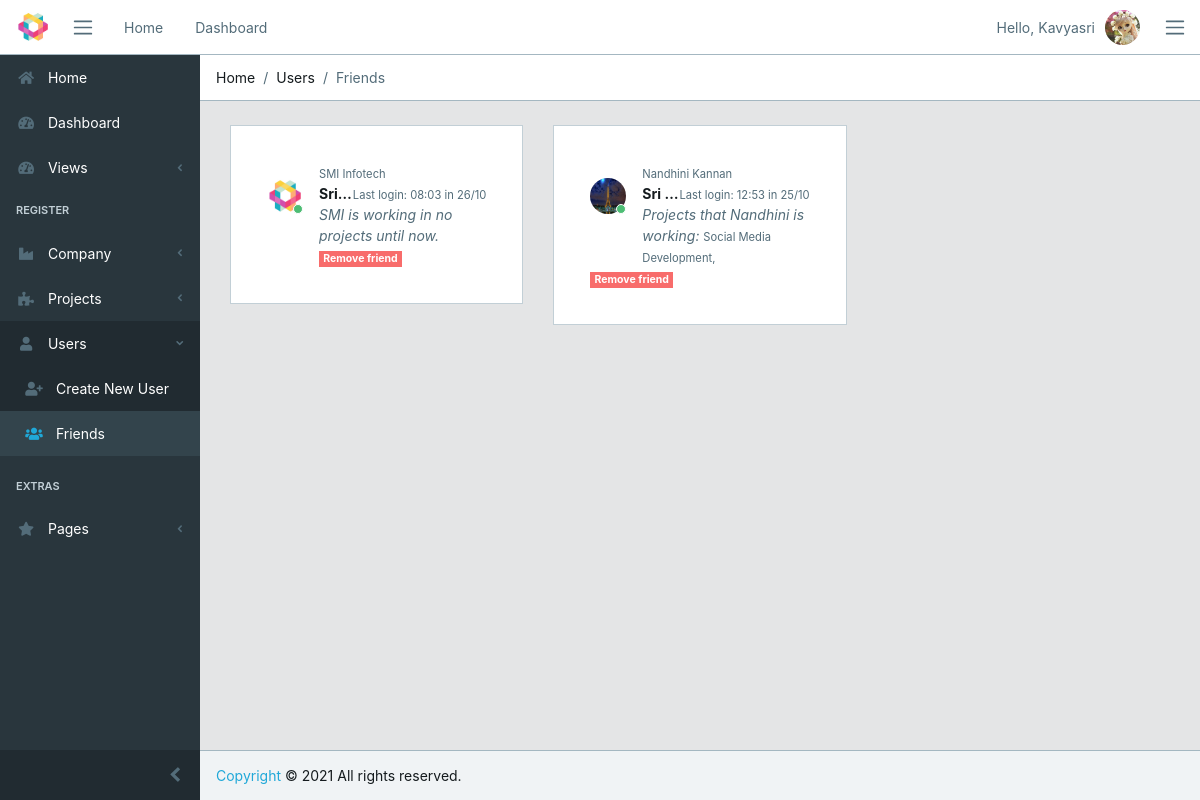
Page /register/users/friends/ (signed in) on the committed database.
### register/models.py (models this page shows, shortened)
class UserProfile(models.Model):
    user     = models.ForeignKey(User, on_delete=models.CASCADE)
    company  = models.ForeignKey(Company, on_delete=models.CASCADE)
    project  = models.ManyToManyField(Project, blank=True)
    friends  = models.ManyToManyField('self', blank=True)
    img      = models.ImageField(upload_to='core/avatar', blank=True, default='core/avatar/blank_profile.png')

class Company(models.Model):
    social_name = models.CharField(max_length=80)
    name        = models.CharField(max_length=80)
    email       = models.EmailField()
    city        = models.CharField(max_length=50)
    found_date  = models.DateField()
    class Meta:
        verbose_name_plural = 'Companies'
        ordering = ('name',)
    def __str__(self):
        return (self.name)

### projects/models.py (models this page shows, shortened)
class Project(models.Model):
    name         = models.CharField(max_length=80)
    slug         = models.SlugField('shortcut', blank=True)
    assign       = models.ManyToManyField(User)
    efforts      = models.DurationField()
    status       = models.CharField(max_length=7, choices=status, default=1)
    dead_line    = models.DateField()
    company      = models.ForeignKey('register.Company', on_delete=models.CASCADE)
    complete_per = models.FloatField(max_length=2, validators = [MinValueValidator(0), MaxValueValidator(100)])
    description  = models.TextField(blank=True)
    add_date = models.DateField(auto_now_add=True)
    upd_date = models.DateField(auto_now_add=False, auto_now=True)
    class Meta:
        ordering = ['name']

### register/views.py (the view)
# urls.py: path('users/friends/', views.friends, name='friends'),
def friends(request):
    if request.user.is_authenticated:
        user = get_active_profile(request)
        friends = user.friends.all()
        context = {
            'friends' : friends,
        }
    else:
        users_prof = UserProfile.objects.all()
        context= {
            'users_prof' : users_prof,
        }
    return render(request, 'register/friends.html', context)

### register/views.py (called while the page is built)
def get_active_profile(request):
    user_id = request.user.userprofile_set.values_list()[0][0]
    return UserProfile.objects.get(id=user_id)

### register/templates/register/friends.html (shortened to what this page needs)
{% extends 'core/base.html' %}
{% load staticfiles %}
{% block breadcrumb %}
        <li class="breadcrumb-item">Home</li>
        <li class="breadcrumb-item">Users</li>
        <li class="breadcrumb-item active">Friends</li>
{% endblock breadcrumb%}
{% block content %}
<div class="container-fluid">
        <div class="row">
                {% if friends %}
                {% for friend in friends %}
                <div class="col-sm-6 col-md-4">
                    <div class="card">
                        <div class="card-body">
                            <div class="tab-pane p-3 active show">
                              <div class="message">
                                <div class="py-3 pb-5 mr-3 float-left">
                                  <div class="avatar">
                                    <img src="{{ friend.img.url }}" class="img-avatar" alt="{{ friend.user.get_full_name }}">
                                    <span class="avatar-status badge-success"></span>
                                  </div>
                                </div>
                                <div>
                                    <a href="{% url 'register:user' profile_id=friend.id %}"><small class="text-muted">{{ friend.user.get_full_name }}</small></a>
                                    {% if friend.user.last_login %}
                                  <small class="text-muted float-right mt-1">Last login: {{ friend.user.last_login|date:"H:i" }} in {{ friend.user.last_login|date:"d/m" }}</small>
                                    {% endif %}
                                </div>
                                <div class="text-truncate font-weight-bold">{{ friend.company }}</div>
                                {% if friend.user.project_set.all %}
                                <em class="text-muted">Projects that {{ friend.user.first_name }} is working:</em>
                                <small class="text-muted">
                                    {% for project in friend.user.project_set.all %}
                                    {{ project.name }},
                                    {% endfor %}
                                </small>
                                {% else %}
                                <em class="text-muted">{{ friend.user.first_name }} is working in no projects until now.</em>
                                {% endif %}
                                <div>
                                    <a href="{% url 'register:remove-friend' profile_id=friend.id %}" class="badge badge-danger text-white">Remove friend</a>
                                </div>
                              </div>
                            </div>
                        </div>
                    </div>
                </div>
                {% endfor %}
                {% else %}
                {% if user.is_authenticated %}
                    <h3 class="m-5">You have no friends :(</h3>
                {% else %}
                    <a href="{% url 'core:login' %}" class="nav-link display-4">Log in to see your friends</a>
                {% endif %}
                {% endif %}
            </div>
        </div>
    </div>
{% endblock %}

### core/templates/core/base.html (shortened to what this page needs)
<!DOCTYPE html>
<html lang="en">
<head>
  <link rel="stylesheet" href="https://use.fontawesome.com/releases/v5.0.9/css/all.css">
   {% load static %}
  <link href="{% static 'core/css/simple-line-icons.min.css' %}" rel="stylesheet">
  <link href="{% static 'core/css/estilo.css' %}" rel="stylesheet">
  <link href="{% static 'core/css/style.css' %}" rel="stylesheet">
</head>
{% block body %}
<body class="app header-fixed sidebar-fixed aside-menu-fixed aside-menu-hidden">
  <header class="app-header navbar">
    <img src="{% static 'core/img/logos/title.png' %}" alt="" class="brand-gui ml-2 d-none d-sm-block p-2">
    <button class="navbar-toggler sidebar-toggler d-md-down-none" type="button">
      <span class="navbar-toggler-icon"></span>
    </button>
    <ul class="nav navbar-nav d-md-down-none">
      <li class="nav-item px-3">
        <a class="nav-link" href="{% url 'core:index' %}">Home</a>
      </li>
      <li class="nav-item px-3">
        <a class="nav-link" href="{% url 'core:dashboard' %}">Dashboard</a>
      </li>
    </ul>
    <ul class="nav navbar-nav ml-auto">
      {% if user.is_authenticated %}
      <li class="text-muted">Hello, {{ user.first_name }}</li>
      {% else %}
      <li class="text-muted">
        <a href="{% url 'core:login' %}">sign in</a>
      </li>
      {% endif %}
      <li class="nav-item dropdown">
        <a class="nav-link" data-toggle="dropdown" href="#" role="button" aria-haspopup="true" aria-expanded="false">
          {% if user.is_authenticated %}
          <img src="{{ logged_user.img.url }}" class="img-avatar" alt="{{ user }}">
          {% else %}
          <img src="{% static 'core/img/avatar/blank_profile.png' %}" class="img-avatar" alt="{{ user }}">
          {% endif %}
        </a>
      </li>
    </ul>
    <button class="navbar-toggler aside-menu-toggler" type="button">
      <span class="navbar-toggler-icon"></span>
    </button>
  </header>
  <div class="app-body">
    <div class="sidebar">
      <nav class="sidebar-nav">
        <ul class="nav">
          <li class="nav-item">
            <a class="nav-link" href="{% url 'core:index' %}"><i class="fa fa-home"></i> Home</a>
          </li>
          <li class="nav-item">
            <a class="nav-link" href="{% url 'core:dashboard' %}"><i class="fa fa-tachometer-alt"></i> Dashboard</a>
          </li>
          <li class="nav-item nav-dropdown">
            <a class="nav-link nav-dropdown-toggle" href="#"><i class="fa fa-tachometer-alt"></i> Views</a>
          </li>
          <li class="nav-title">
            Register
          </li>
          <li class="nav-item nav-dropdown">
            <a class="nav-link nav-dropdown-toggle" href="#"><i class="fa fa-industry"></i> Company</a>
          </li>
          <li class="nav-item nav-dropdown">
            <a class="nav-link nav-dropdown-toggle" href="#"><i class="fa fa-puzzle-piece"></i> Projects</a>
          </li>
          <li class="nav-item nav-dropdown">
            <a class="nav-link nav-dropdown-toggle" href="#"><i class="fa fa-user"></i> Users</a>
            <ul class="nav-dropdown-items">
              <li class="nav-item">
                <a class="nav-link" href="{% url 'register:new-user' %}"><i class="fa fa-user-plus ml-2"></i> Create New User</a>
              </li>
              <li class="nav-item">
                <a class="nav-link" href="{% url 'register:friends' %}"><i class="fa fa-users ml-2"></i> Friends</a>
              </li>
            </ul>
          </li>
          <li class="divider"></li>
          <li class="nav-title">
            Extras
          </li>
          <li class="nav-item nav-dropdown">
            <a class="nav-link nav-dropdown-toggle" href="#"><i class="fa fa-star"></i> Pages</a>
          </li>
        </ul>
      </nav>
      <button class="sidebar-minimizer brand-minimizer" type="button"></button>
    </div>
    <main class="main">
      <ol class="breadcrumb">
        {% block breadcrumb %}{% endblock breadcrumb%}
      </ol>
{% block content %}
{% endblock %}
  <footer class="app-footer">
    <span><a href="http://coreui.io">Copyright</a> © 2021 All rights reserved.</span>
  </footer>
</body>
{% endblock body %}
</html>

### core/static/core/css/estilo.css (style rules this page uses)
.brand-gui { width: 50px; position: relative; }

### rows in the picture
UserProfile: img (picture)
UserProfile: img (picture), user.get_full_name "SMI Infotech", user.last_login "08:03", user.last_login "26/10", company "Sri…", user.first_name "SMI"
UserProfile: img (picture), user.get_full_name "Nandhini Kannan", user.last_login "12:53", user.last_login "25/10", company "Sri…", user.first_name "Nandhini"
Project: name "Social Media Development"

### other values in the picture
{{ user.first_name }} "Kavyasri"
